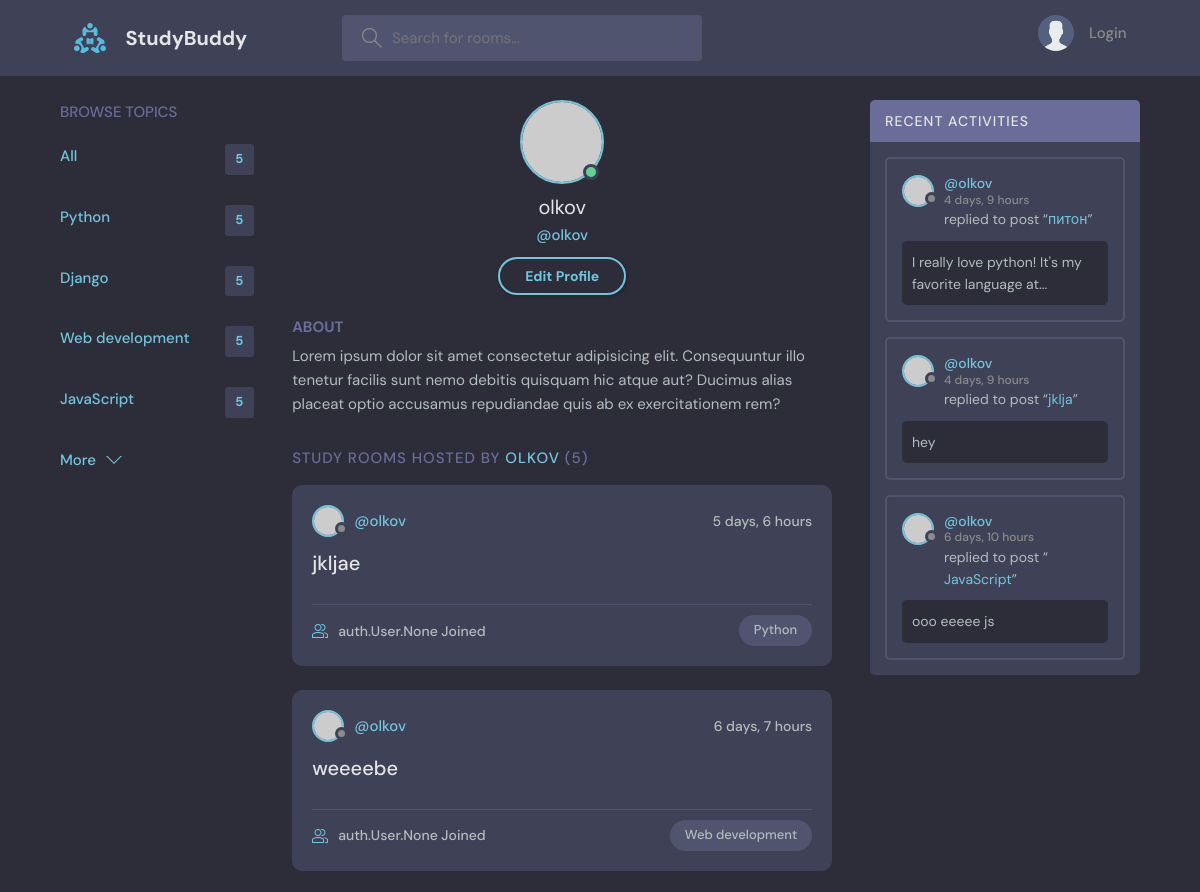
Page /profile/1/ (upper part) on the earlier database version.
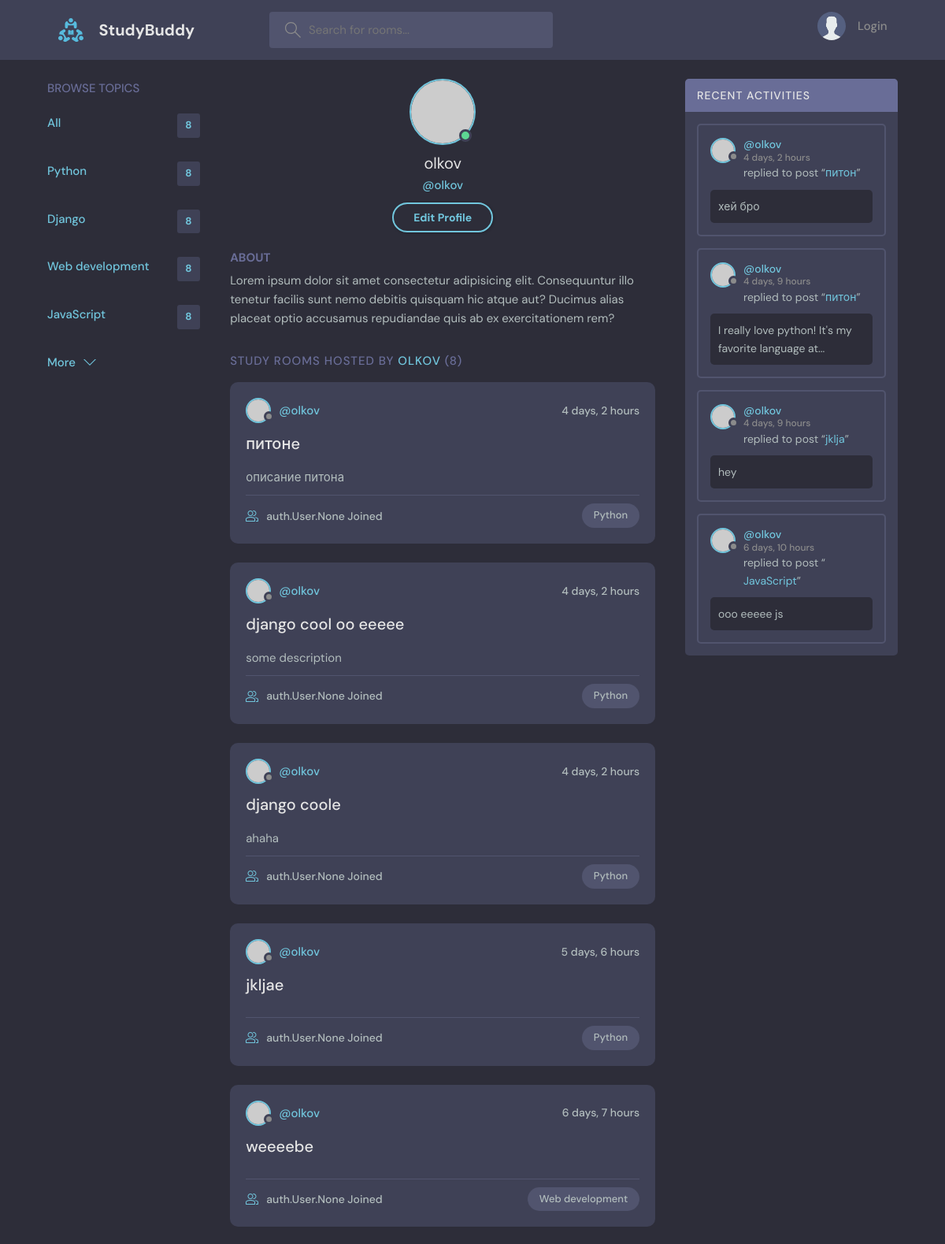
Same page on the later database version.
### base/models.py (models this page shows, shortened)
class Topic(models.Model):
    name = models.CharField(max_length=200)
    def __str__(self):
        return self.name

class Room(models.Model):
    host = models.ForeignKey(User, on_delete=models.SET_NULL, null=True)
    topic = models.ForeignKey(Topic, on_delete=models.SET_NULL, null=True)
    name = models.CharField(max_length=200)
    description = models.TextField(null=True, blank=True)
    participants = models.ManyToManyField(User, related_name='participants', blank=True)
    updated = models.DateTimeField(auto_now=True)
    created = models.DateTimeField(auto_now_add=True)
    class Meta:
        ordering = ['-updated', '-created']

class Message(models.Model):
    user = models.ForeignKey(User, on_delete=models.CASCADE)
    room = models.ForeignKey(Room, on_delete=models.CASCADE)
    body = models.TextField()
    updated = models.DateTimeField(auto_now=True)
    created = models.DateTimeField(auto_now_add=True)
    class Meta:
        ordering = ['-updated', '-created']
    def __str__(self):
        if len(self.body) > 50:
            return self.body[0:50] + '...'
        else:
            return self.body[0:50]

### base/views.py (the view)
# urls.py: path('profile/<int:pk>/', views.userProfile, name='user-profile'),
def userProfile(request, pk):
    user = get_object_or_404(User, id=pk)
    room_messages = user.message_set.all()
    rooms = user.room_set.all()
    topics = Topic.objects.all()
    room_count = rooms.count()
    context = {
        'user': user,
        'rooms': rooms,
        'room_messages': room_messages,
        'topics': topics,
        'room_count':room_count
    }
    return render(request, 'base/profile.html', context)

### base/templates/base/profile.html
{% extends 'main.html' %}
  {% block content %}
  <main class="profile-page layout layout--3">
    <div class="container">
        {% include 'base/topics_component.html' %}
      <div class="roomList">
        <div class="profile">
          <div class="profile__avatar">
            <div class="avatar avatar--large active">
              <img src="https://randomuser.me/api/portraits/men/11.jpg" />
            </div>
          </div>
          <div class="profile__info">
            <h3>{{ user.username }}</h3>
            <p>@{{ user.username }}</p>
            <a href="edit-user.html" class="btn btn--main btn--pill">Edit Profile</a>
          </div>
          <div class="profile__about">
            <h3>About</h3>
            <p>
              Lorem ipsum dolor sit amet consectetur adipisicing elit. Consequuntur illo tenetur
              facilis sunt nemo debitis quisquam hic atque aut? Ducimus alias placeat optio
              accusamus repudiandae quis ab ex exercitationem rem?
            </p>
          </div>
        </div>
        <div class="roomList__header">
          <div>
            <h2>Study Rooms Hosted by <a href="">{{ user.username }}</a> ({{ room_count }})
            </h2>
          </div>
        </div>
        {% include 'base/feed_component.html' %}
      </div>
        {% include 'base/activity_component.html' %}
    </div>
  </main>
{% endblock %}

### base/templates/base/topics_component.html
<div class="topics">
            <div class="topics__header">
                <h2>Browse Topics</h2>
            </div>
            <ul class="topics__list">
                <li>
                    <a href="{% url 'home' %}" class="active">All <span>{{ room_count }}</span></a>
                </li>
                {% for topic in topics %}
                    <li>
                        <a href="{% url 'home' %}?q={{ topic.name }}" class="active">{{ topic.name }}
                            <span>{{ room_count }}</span></a>
                    </li>
                {% endfor %}
            </ul>
            <a class="btn btn--link" href="topics.html">
                More
                <svg version="1.1" xmlns="http://www.w3.org/2000/svg" width="32" height="32" viewBox="0 0 32 32">
                    <title>chevron-down</title>
                    <path d="M16 21l-13-13h-3l16 16 16-16h-3l-13 13z"></path>
                </svg>
            </a>
        </div>

### base/templates/base/feed_component.html (shortened to what this page needs)
  {% for room in rooms %}
<div class="roomListRoom">
            <div class="roomListRoom__header">
              <a href="{% url 'user-profile' room.host.id %}" class="roomListRoom__author">
                <div class="avatar avatar--small">
                  <img src="https://randomuser.me/api/portraits/women/11.jpg" />
                </div>
                <span>@{{ room.host.username}}</span>
              </a>
              <div class="roomListRoom__actions">
                <span>{{ room.created|timesince }}</span>
              </div>
            </div>
            <div class="roomListRoom__content">
              <a href="{% url 'room' room.id %}">{{ room.name}}e</a>
              <p>
                  {{ room.description }}
              </p>
            </div>
            <div class="roomListRoom__meta">
              <a href="room.html" class="roomListRoom__joined">
                  {{ room.participants}} Joined
              </a>
              <p class="roomListRoom__topic">{{ room.topic }}</p>
            </div>
          </div>
  {% endfor %}

### base/templates/base/activity_component.html (shortened to what this page needs)
<div class="activities">
            <div class="activities__header">
                <h2>Recent Activities</h2>
            </div>
            {% for message in room_messages %}
                <div class="activities__box">
                    <div class="activities__boxHeader roomListRoom__header">
                        <a href="{% url 'user-profile' message.user.id %}" class="roomListRoom__author">
                            <div class="avatar avatar--small">
                                <img src="https://randomuser.me/api/portraits/women/11.jpg"/>
                            </div>
                            <p>
                                @{{ message.user.username }}
                                <span>{{ message.created|timesince}}</span>
                            </p>
                        </a>
                    </div>
                    <div class="activities__boxContent">
                        <p>replied to post “<a href="room.html">{{ message.room.name }}</a>”</p>
                        <div class="activities__boxRoomContent">
                            {{ message }}
                        </div>
                    </div>
                </div>
            {% endfor %}
        </div>

Differences in the rows shown:
computed for Topic "Python": room_count "5" → "8"
computed for Topic "Django": room_count "5" → "8"
computed for Topic "Web development": room_count "5" → "8"
computed for Topic "JavaScript": room_count "5" → "8"
added Room: host.username "olkov", created "4 days, 2 hours", name "питон", description "описание питона", participants "auth.User.None", topic "Python"
added Room: host.username "olkov", created "4 days, 2 hours", name "django cool oo eeee", description "some description", participants "auth.User.None", topic "Python"
added Room: host.username "olkov", created "4 days, 2 hours", name "django cool", description "ahaha", participants "auth.User.None", topic "Python"
added Message: user.username "olkov", created "4 days, 2 hours", room.name "питон", body "хей бро"
Other differences:
{{ room_count }}: "5" → "8"
